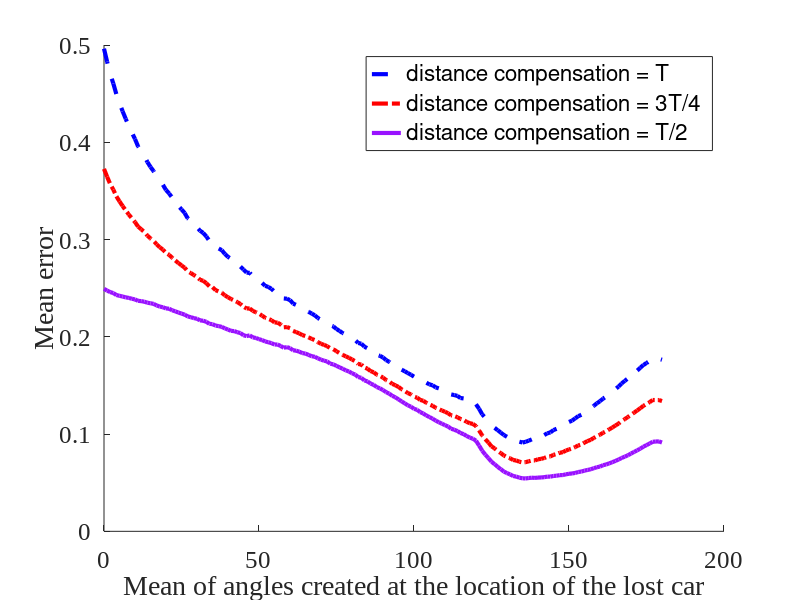

Reproduce this figure in MATLAB.
load mean_ERR

figure
set(gca, 'fontsize', 18, 'fontname', 'Times New Roman')
hold on

plot(0:180, mean_ERR(1,:), 'b--', 'linewidth', 3)
plot(0:180, mean_ERR(2,:), 'r-.', 'linewidth', 3)
plot(0:180, mean_ERR(3,:), 'color', [0.6 0.07 1.0], 'linewidth', 3)

legend('distance compensation = T', 'distance compensation = 3T/4', 'distance compensation = T/2')

xlabel('Mean of angles created at the location of the lost car')
ylabel('Mean error')